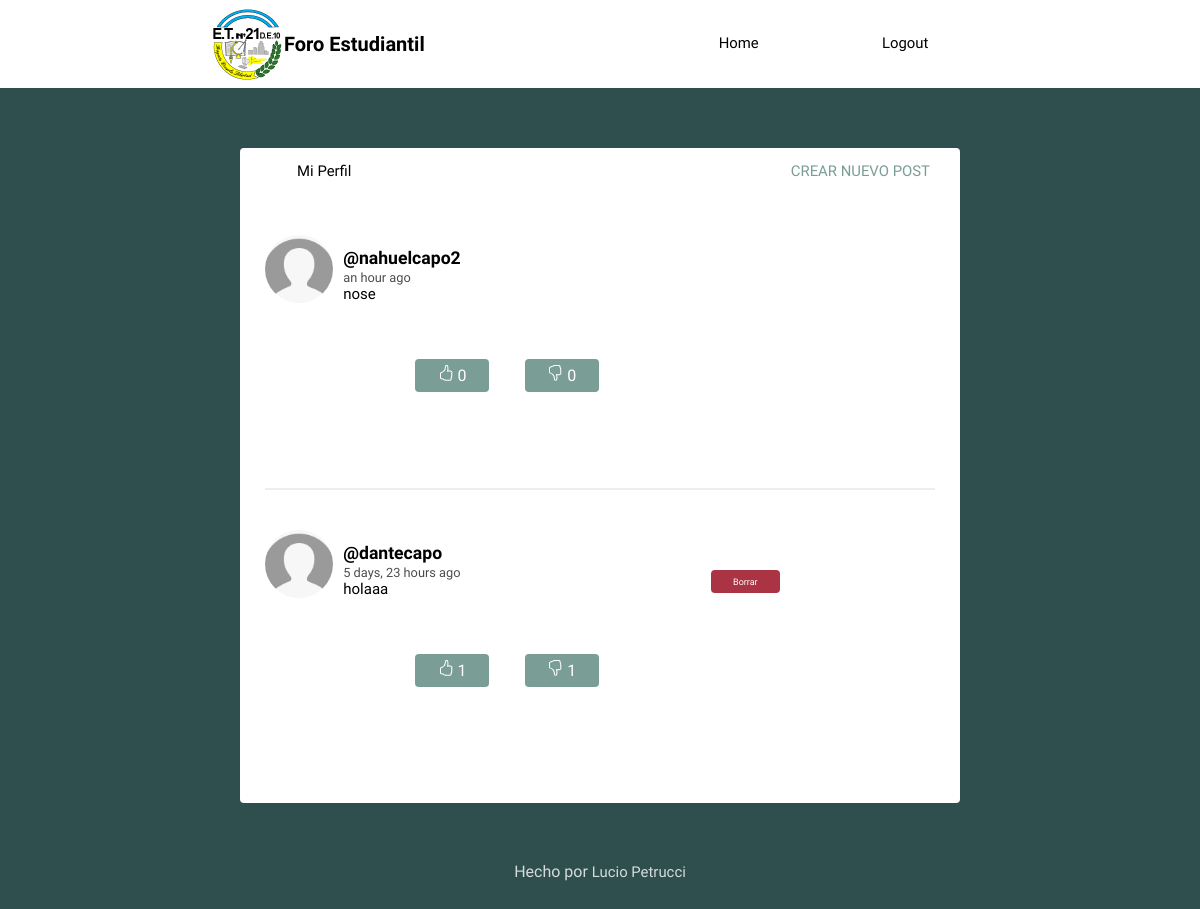
Screenshot of / (signed in) with the database file from the repository.
### social/models.py (models this page shows, shortened)
class Post(models.Model):
	user = models.ForeignKey(User, on_delete=models.CASCADE, related_name='posts')
	timestamp = models.DateTimeField(default=timezone.now)
	content = models.TextField()
	likes = models.ManyToManyField(User, related_name='post_likes')
	dislikes = models.ManyToManyField(User, related_name='post_dislikes')
	class Meta:
		ordering = ['-timestamp']

class Profile(models.Model):
    user = models.OneToOneField(User,on_delete=CASCADE)
    image = models.ImageField(default='batman.png', upload_to='profile_pics')

### social/views.py (the view)
# urls.py: path("", views.feed, name="feed"),
def feed(request):
    posts = Post.objects.all()
    ctx = {'posts':posts, 'guest': request.user}
    if request.method == 'POST' and 'delete' in request.POST:
        Post.objects.filter(id=request.POST['delete']).delete()
        return redirect('feed')
    if request.method == 'POST' and 'like' in request.POST:
        post = Post.objects.get(id=request.POST['like'])
        post.likes.add(request.user)
        post.dislikes.remove(request.user)
    if request.method == 'POST' and 'dislike' in request.POST:
        post = Post.objects.get(id=request.POST['dislike'])
        post.dislikes.add(request.user)
        post.likes.remove(request.user)
    return render(request, 'social/feed.html', ctx)

### social/templates/social/feed.html (shortened to what this page needs)
{% extends 'social/layout.html' %}
{% load humanize %}
{% block content %}
{% for post in posts %}
<article>
    <div class="container-article">
        <img src="{{post.user.profile.image.url}}">
        <div>
            <h2 class="username"><a href="{% url 'profile' post.user.username%}">@{{post.user.username}}</a></h2>
            <time data-time="#">{{post.timestamp|naturaltime}}</time>
            <div class="post">{{post.content}}</div>
            <div class="likes">
                <form method="post">
                    <div class="like">
                        {% if guest.is_authenticated %}
                        <button class="likes-button" type="submit" name="like" value={{post.id}}>
                        {% endif %}
                            <div>
                                <span>{{post.likes.count}}</span>
                            </div>
                            {% if guest.is_authenticated %}
                        </button>
                        {% endif %}
                    </div>
                    <div class="dislike">
                        {% if guest.is_authenticated %}
                        <button class="likes-button" type="submit" name="dislike" value={{post.id}}>
                        {% endif %}
                            <div>
                            <span>{{post.dislikes.count}}</span>
                        </div>
                        {% if guest.is_authenticated %}
                        </button>
                        {% endif %}
                    </div>
                </form>
            </div>
        </div>
        {% if guest == post.user %}
        <div class="delete-post">
            <form action="/." method="POST">
                <button type="submit" class="delete-post-button" name="delete" value={{post.id}}>Borrar</button>
            </form>
        </div>
        {% endif %}
    </div>
</article>
{% endfor %}
{% endblock %}

### media/static/style.css (style rules this page uses)
body { background: #2F4F4F; font-size: 62.5%; font-family: 'Varela Round', Helvetica, Arial, serif; }
button { font-size: 1rem; color: white; padding: 0.4rem 1.4rem; border: none; background: #7A9D96; border-radius: 4px; cursor: pointer; }
img { object-fit: cover; }
a { font-size: .93rem; text-decoration: none; color: black; }
article { width: 93%; margin: auto; padding: 40px 0; border-bottom: 2px solid #ECEEEF; }
.username { margin-bottom: .2rem; }
.username a { font-size: 1.1rem; }
.container-article { display: flex; }
.container-article img { height: 68px; width: 68px; margin-right: 10px; border-radius: 50%; }
article:last-child { border-bottom: 0; }
time { font-size: .8rem; opacity: .7; }
.post { font-size: .94rem; }
form { margin: 0; padding: 40px; font-size: 1rem; }
.likes { margin: 1rem; text-align: center; }
.like { color: green; display: inline-block; vertical-align: middle; margin: 0 1rem; }
.dislike { color: red; display: inline-block; vertical-align: middle; margin: 0 1rem; }
.delete-post-button { background-color: #AB3444; font-size: 0.9rem; cursor: pointer; font-size: xx-small; }

### rows the page displays
Post: user.profile.image (picture), user.username "nahuelcapo2", timestamp "an hour ago", content "nose", likes.count "0", dislikes.count "0"
Post: user.profile.image (picture), user.username "dantecapo", timestamp "5 days, 23 hours ago", content "holaaa", likes.count "1", dislikes.count "1"
